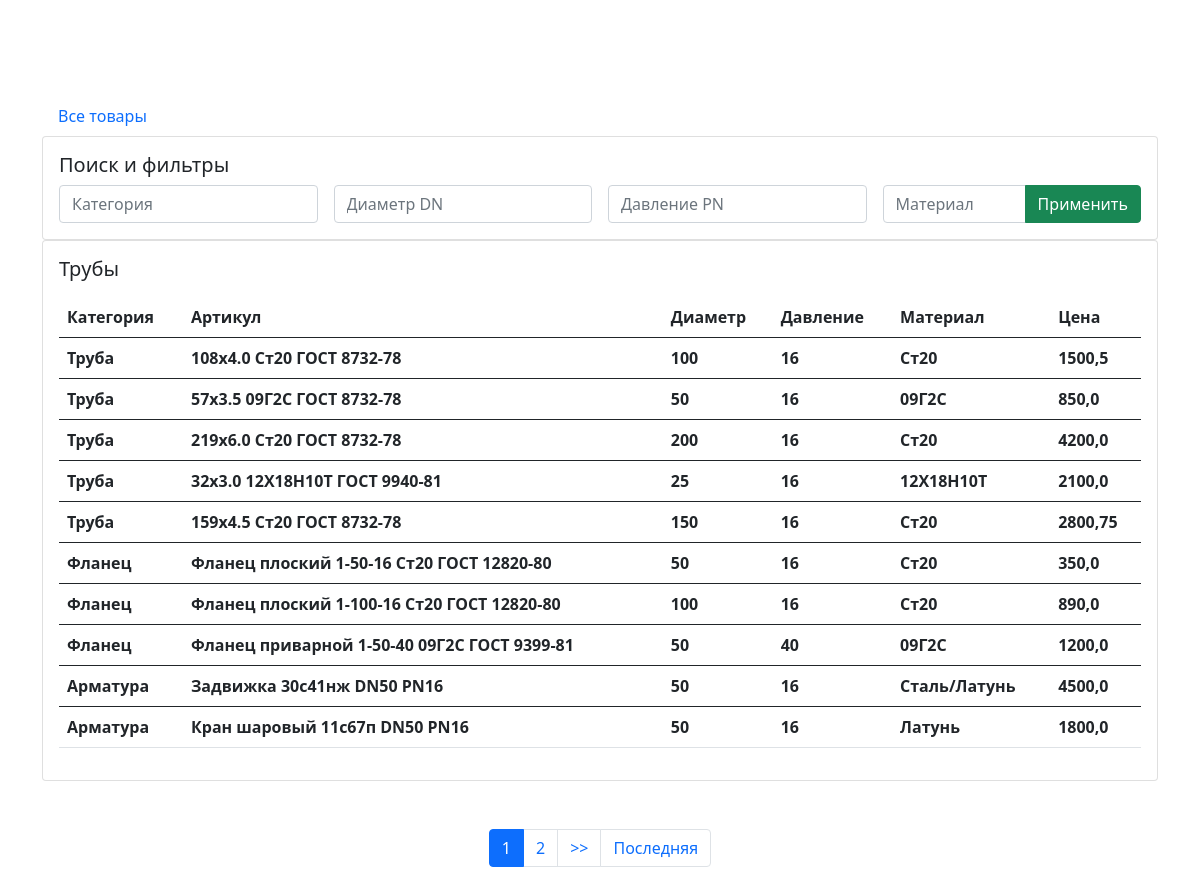
The page / on the database its author committed.
### product/models.py (models this page shows)
class Product(models.Model):
    category = models.CharField(verbose_name='Категория')
    designation = models.CharField(verbose_name='Обозначение/Артикуль')
    diameter_dn = models.IntegerField(verbose_name='Условный проход')
    pressure_pn = models.IntegerField(verbose_name='Условное давление')
    material = models.CharField(verbose_name='Материал')
    price = models.FloatField(verbose_name='Цена')
    class Meta:
        verbose_name = ('Изделие')
        verbose_name_plural = ('Изделия')

### search/views.py (the view)
# urls.py: path('', SearchPageView.as_view(), name='SearchPageView')
class SearchPageView(TemplateView):
    template_name = 'search/search.html'
    paginate_by = 10
    def get_context_data(self, **kwargs):
        context = super().get_context_data(**kwargs)
        category_query = self.request.GET.get('category', '').strip()
        diameter_query = self.request.GET.get('diameter_dn', '').strip()
        pressure_query = self.request.GET.get('pressure_pn', '').strip()
        material_query = self.request.GET.get('material', '').strip()
        product_list = Product.objects.all()
        if category_query:
            product_list = product_list.filter(
                category__startswith=category_query.capitalize()
            )
        if diameter_query:
            product_list = product_list.filter(
                diameter_dn=diameter_query
            )
        if pressure_query:
            product_list = product_list.filter(
                pressure_pn=pressure_query
            )
        if material_query:
            product_list = product_list.filter(
                material__startswith=material_query.capitalize()
            )
        paginator = Paginator(product_list, self.paginate_by)
        page_number = self.request.GET.get('page')
        page_obj = paginator.get_page(page_number)
        context['page_obj'] = page_obj
        return context

### templates/search/search.html (shortened to what this page needs)
{% extends "base.html" %}
{% load static %}
{% block content %}
<a class="nav-link" href="{% url 'search:SearchPageView' %}">Все товары</a>
<div class="card">
    <div class="card-body">
        <h5 class="card-title">Поиск и фильтры</h5>
        <form method="get" class="row g-3">
            <div class="col-md-6 col-lg-3">
                <input type="text" class="form-control" name="category" placeholder="Категория" value="{{ request.GET.category }}">
            </div>
            <div class="col-md-6 col-lg-3">
                <input type="text" class="form-control" name="diameter_dn" placeholder="Диаметр DN" value="{{ request.GET.diameter_dn }}">
            </div>
            <div class="col-md-6 col-lg-3">
                <input type="text" class="form-control" name="pressure_pn" placeholder="Давление PN" value="{{ request.GET.pressure_pn }}">
            </div>
            <div class="col-md-6 col-lg-3">
                <div class="input-group">
                    <input type="text" class="form-control" name="material" placeholder="Материал" value="{{ request.GET.material }}">
                    <button type="submit" class="btn btn-success">Применить</button>
                </div>
            </div>
        </form>
    </div>
</div>
<div class="card">
    <div class="card-body">
        <h5 class="card-title">Трубы</h5>
            <p class="card-text">
                <table class="table">
                    <thread>
                        <tr>
                            <th cope="col">Категория</th>
                            <th cope="col">Артикул</th>
                            <th cope="col">Диаметр</th>
                            <th cope="col">Давление</th>
                            <th cope="col">Материал</th>
                            <th cope="col">Цена</th>
                        </tr>
                    </thread>
                        {% if page_obj %}
                        {% for products in page_obj %}
                        {% ifchanged %}
                        <tbody>
                            <th>{{ products.category }}</th>
                            <th>{{ products.designation }}</th>
                            <th>{{ products.diameter_dn }}</th>
                            <th>{{ products.pressure_pn }}</th>
                            <th>{{ products.material }}</th>
                            <th>{{ products.price }}</th>
                        {% endifchanged %}
                        {% endfor %}
                        {% else %}
                        <h3>Результатов нет! Возможно вы допустили ошибку при поиске.</h3>
                        {% endif %}
                    </tbody>
                    </table>
                    </p>
                </div>
            </div>
        </div>
{% include "includes/paginator.html" %}
{% endblock %}

### templates/base.html (shortened to what this page needs)
{% load static %}
<!DOCTYPE html>
<html lang="ru">
  <head>
    <link
    href="https://cdn.jsdelivr.net/npm/bootstrap@5.0.2/dist/css/bootstrap.min.css"
    rel="stylesheet"
>
  </head>
  <body>
    <main class="pt-5 my-5">
      <div class="container">
        {% block content %}{% endblock %}
    </main>
  </body>
</html>

### templates/includes/paginator.html (shortened to what this page needs)
{% if page_obj.has_other_pages %}
  <nav aria-label="Page navigation" class="my-5">
    <ul class="pagination justify-content-center">
      {% for i in page_obj.paginator.page_range %}
        {% if page_obj.number == i %}
          <li class="page-item active">
            <span class="page-link">{{ i }}</span>
          </li>
        {% else %}
          <li class="page-item">
            <a class="page-link" href="?page={{ i }}">{{ i }}</a>
          </li>
        {% endif %}
      {% endfor %}
      {% if page_obj.has_next %}
        <li class="page-item">
          <a class="page-link" href="?page={{ page_obj.next_page_number }}">
            >>
          </a>
        </li>
        <li class="page-item">
          <a class="page-link" href="?page={{ page_obj.paginator.num_pages }}">
            Последняя
          </a>
        </li>
      {% endif %}
    </ul>
  </nav>
{% endif %}

### rows shown on the page
Product: category "Труба", designation "108x4.0 Ст20 ГОСТ 8732-78", diameter_dn "100", pressure_pn "16", material "Ст20", price "1500,5"
Product: category "Труба", designation "57x3.5 09Г2С ГОСТ 8732-78", diameter_dn "50", pressure_pn "16", material "09Г2С", price "850,0"
Product: category "Труба", designation "219x6.0 Ст20 ГОСТ 8732-78", diameter_dn "200", pressure_pn "16", material "Ст20", price "4200,0"
Product: category "Труба", designation "32x3.0 12Х18Н10Т ГОСТ 9940-81", diameter_dn "25", pressure_pn "16", material "12Х18Н10Т", price "2100,0"
Product: category "Труба", designation "159x4.5 Ст20 ГОСТ 8732-78", diameter_dn "150", pressure_pn "16", material "Ст20", price "2800,75"
Product: category "Фланец", designation "Фланец плоский 1-50-16 Ст20 ГОСТ 12820-80", diameter_dn "50", pressure_pn "16", material "Ст20", price "350,0"
Product: category "Фланец", designation "Фланец плоский 1-100-16 Ст20 ГОСТ 12820-80", diameter_dn "100", pressure_pn "16", material "Ст20", price "890,0"
Product: category "Фланец", designation "Фланец приварной 1-50-40 09Г2С ГОСТ 9399-81", diameter_dn "50", pressure_pn "40", material "09Г2С", price "1200,0"
Product: category "Арматура", designation "Задвижка 30с41нж DN50 PN16", diameter_dn "50", pressure_pn "16", material "Сталь/Латунь", price "4500,0"
Product: category "Арматура", designation "Кран шаровый 11с67п DN50 PN16", diameter_dn "50", pressure_pn "16", material "Латунь", price "1800,0"

### other values the page prints
{{ i }} "1"
{{ i }} "2"
